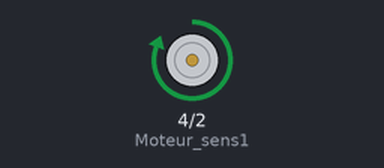
Bench run of a sketch on a simulated Arduino Uno, built with avr-gcc and run on an emulated ATmega328P. Shown: motor-driver pin pairs drawn as motors (green arrow = first pin HIGH = forward, orange = second pin HIGH = backward, longer = more drive, scaled by the enable pin).

Above: at 1.5 s.
At 7.5 s:
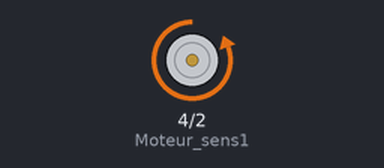
At 10.5 s:
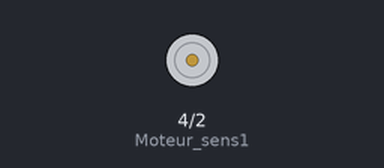
Timing chart, 0 to 15.6 s (numbered marks = the images above):
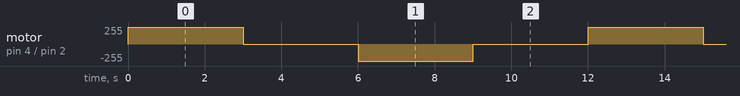

The sketch:

MCC_L293_seul.ino
```cpp
int Moteur_sens1=4; // Pin 4 Arduino vers broche INPUT1 du L293D
int Moteur_sens2=2; // Pin 2 Arduino vers broche INPUT2 du L293D
int moteur1_PWM = 3; // Pin 3 Arduino PWM vers EN1 du L293D
int PWM=255; // Variable PWM image de la vitesse

void setup() {
  Serial.begin(9600); // Ouverture du port série et debit de communication fixé à 9600 bauds
  pinMode(moteur1_PWM, OUTPUT); // Pin 3 Arduino en sortie PWM
  pinMode(Moteur_sens1, OUTPUT); // Pin 4 Arduino en sortie digitale
  pinMode(Moteur_sens2, OUTPUT); // Pin 2 Arduino en sortie digitale

}

void loop() {
  // Le moteur tourne dans le sens normal
  digitalWrite(Moteur_sens1, HIGH); // Activation de la broche INPUT1 du L293D
  digitalWrite(Moteur_sens2, LOW); // Désactivation de la broche INPUT2 du L293D
  analogWrite(moteur1_PWM,PWM); // Envoi du signal PWM sur la sortie analogique 10
  delay( 3000 ); // Attendre 3 secondes

  // Le moteur est à l'arrêt
  digitalWrite(Moteur_sens1, LOW); // Désactivation de la broche INPUT1 du L293D
  digitalWrite(Moteur_sens2, LOW); // Désactivation INPUT2 du L293D
  analogWrite(moteur1_PWM,PWM); // Envoi du signal PWM sur la sortie analogique 10
  delay( 3000 ); // Attendre 3 secondes

  // Le moteur tourne dans le sens inverse
  digitalWrite(Moteur_sens1, LOW); // Désactivation de la broche INPUT1 du L293D
  digitalWrite(Moteur_sens2, HIGH); // Activation de la broche INPUT2 du L293D
  analogWrite(moteur1_PWM,PWM); // Envoi du signal PWM sur la sortie analogique 10
  delay( 3000 ); // Attendre 3 secondes

  // Le moteur est à l'arrêt
  digitalWrite(Moteur_sens1, LOW); // Désactivation de la broche INPUT1 du L293D
  digitalWrite(Moteur_sens2, LOW); // Désactivation de la broche INPUT2 du L293D
  analogWrite(moteur1_PWM,PWM); // Envoi du signal PWM sur la sortie analogique 10
  delay( 3000 ); // Attendre 3 secondes
}
```

Measured:
- by itself, motor on pin 4 (Moteur_sens1) / pin 2 (Moteur_sens2): repeats every 12.0 s: stopped 3.0 s, backward 255/255 3.0 s, stopped 3.0 s, forward 255/255 3.0 s
